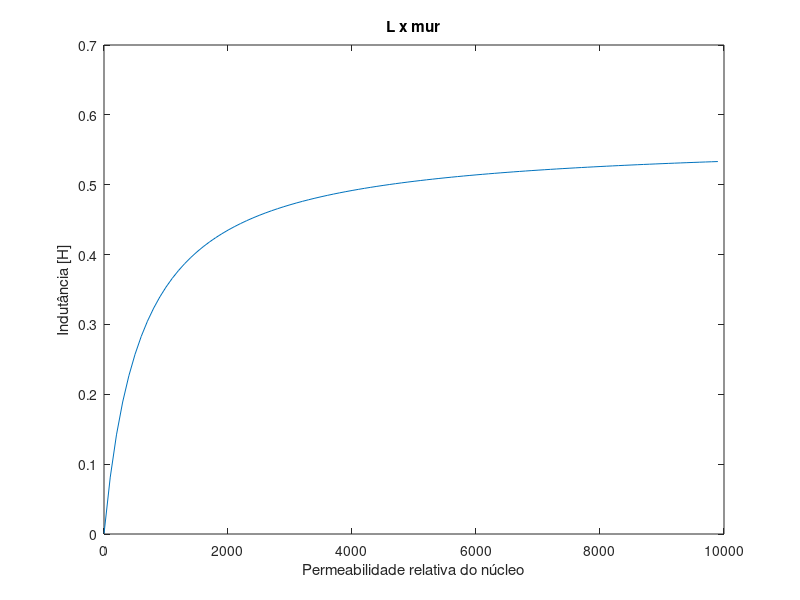

Write the MATLAB code that produced this figure.
clc
clear

% Exemplo 1.5
% Usando MATLAB, faça um grafico da indutancia do circuito magnetico do Exemplo 1.1 e da
% Fig. 1.2 em função da permeabilidade do nucleo no intervalo 100 ≤ μ r ≤ 100.000.

% Permeabilidade do vacuo
mu0 = pi*4.e-7;

%Todas as dimensoes expressas em metros
Ac = 9e-4; 
Ag = 9e-4;
lg = 5e-4; 
lc = 0.3;
N = 500;

%Relutancia do entreferro
Rg = lg/(mu0*Ag);
mur = 1:100:10000;
Rc = lc./(mur*mu0*Ac);
Rtot = Rg+Rc;
L = N^2./Rtot;

%plotando os valores
plot(mur,L);
title('L x mur')
xlabel('Permeabilidade relativa do núcleo')
ylabel('Indutância [H]')


%salvando o grafico em PDF ou JPG
saveas(gca, 'ex_1_5.jpg', 'jpg')
